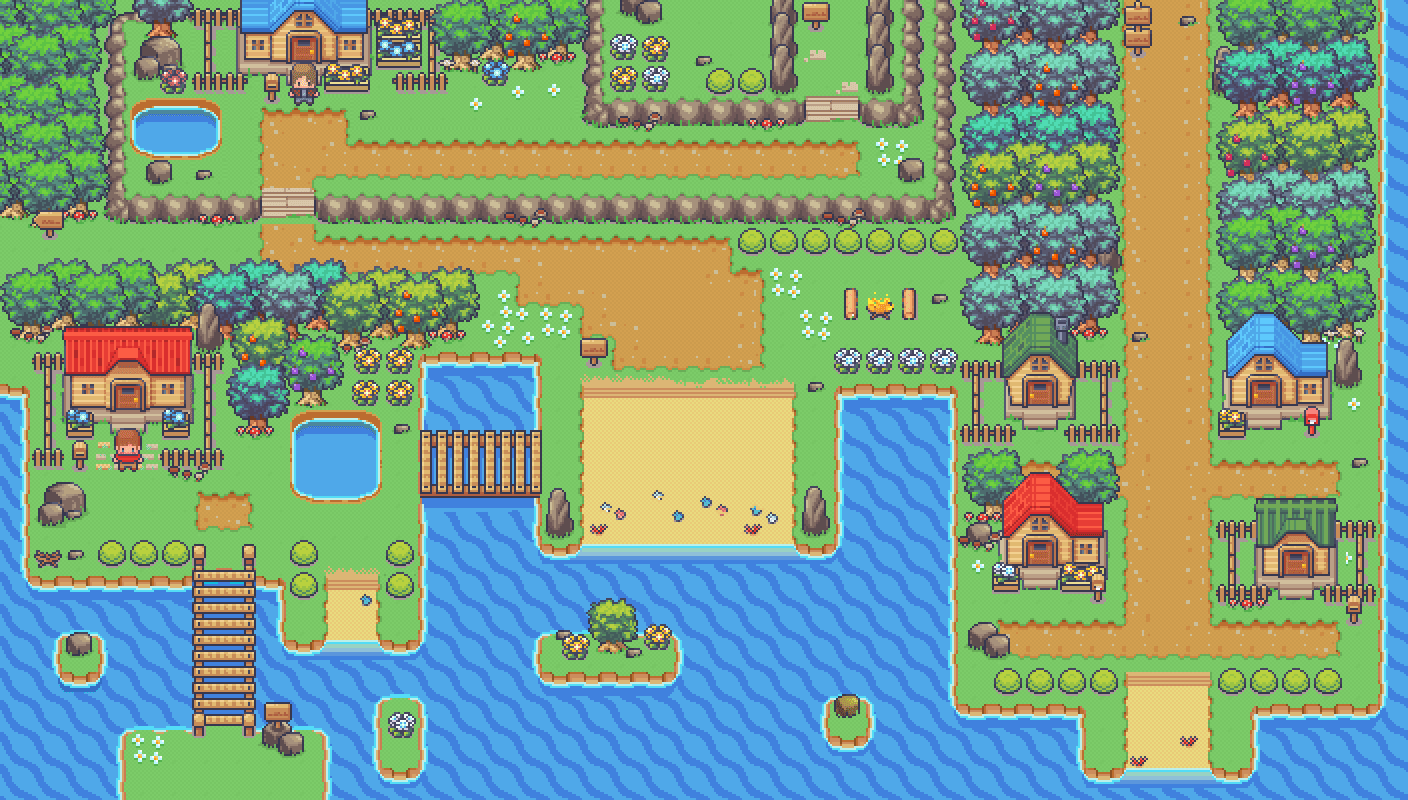

Tiled map render using the project's own tile images. Description and the map definition, with tile-layer contents summarised, below:
An orthogonal 88x50 tile map with 16x16 px tiles, 1 tile layer (static_map) and 7 objects (ApplePie, Cookies, ChocolateCake, LemonPie, Cheesecake).

<map version="1.9" tiledversion="1.9.2" orientation="orthogonal" renderorder="right-down" width="88" height="50" tilewidth="16" tileheight="16" infinite="0" nextlayerid="4" nextobjectid="4">
<tileset firstgid="1" name="village_bg" tilewidth="16" tileheight="16" tilecount="4400" columns="88">
  <image source="../images/village_bg.png" width="1408" height="800" />
 </tileset>
 <layer id="1" name="static_map" width="88" height="50">
  <data>[4400 cells, 4400 non-empty, 4400 distinct tile ids]</data>
 </layer>
 <objectgroup id="3" name="Friends">
  <object id="2" x="112" y="432" width="32" height="48" />
  <object id="3" x="288" y="64" width="32" height="48" />
 </objectgroup>
 <objectgroup id="4" name="BakedGoods">
  <object id="4" name="ApplePie" x="416" y="144" width="32" height="32" />
  <object id="7" name="Cookies" x="528" y="256" width="32" height="32" />
  <object id="8" name="ChocolateCake" x="640" y="160" width="32" height="32" />
  <object id="9" name="LemonPie" x="672" y="416" width="32" height="32" />
  <object id="10" name="Cheesecake" x="176" y="224" width="32" height="32" />
 </objectgroup>
</map>